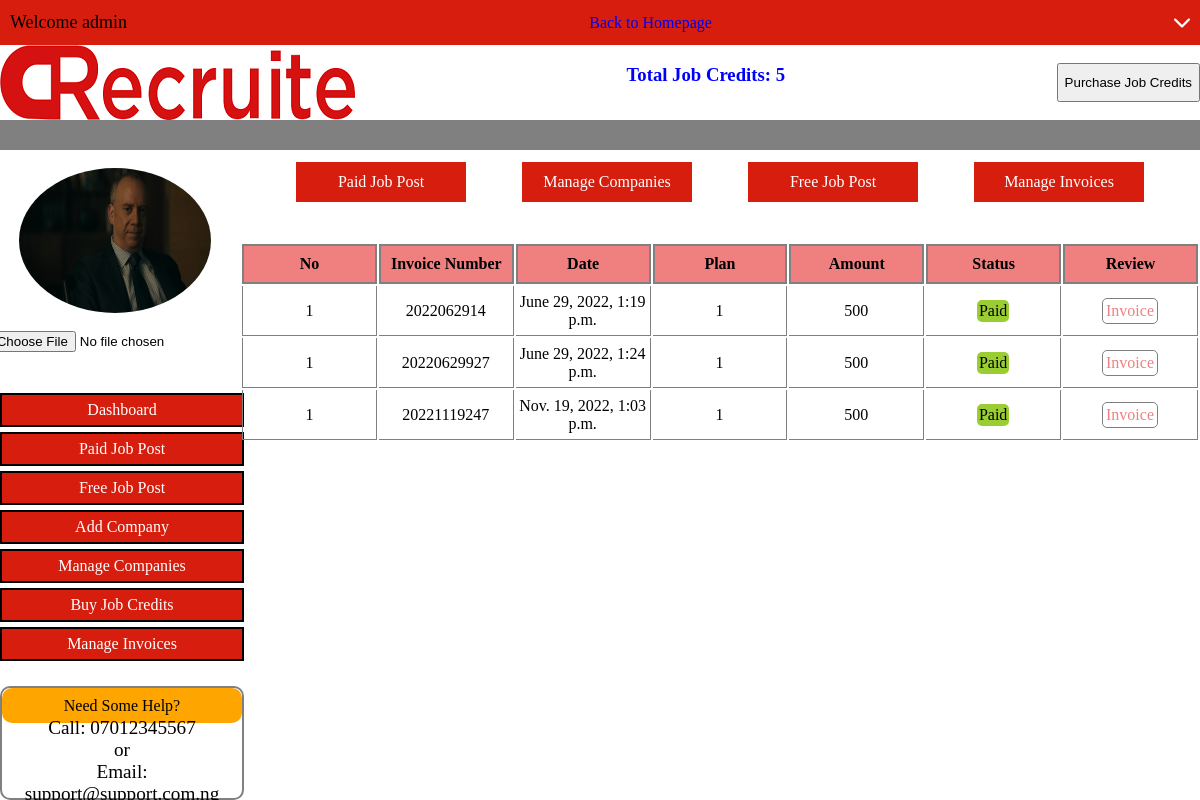
The app's page /manageInvoice (signed in) with its own data.
### account/models.py (models this page shows, shortened)
class UserProfile(models.Model):
    user =  models.OneToOneField(Account, on_delete=models.CASCADE)
    profile_pic = models.ImageField(blank=True, null=True, upload_to='userprofile')
    credit = models.IntegerField(default=0)
    free_post = models.BooleanField(default=True)

class Account(AbstractBaseUser):
    first_name       = models.CharField(max_length=50)
    last_name        = models.CharField(max_length=50)
    email            = models.EmailField(max_length=100, unique=True)
    phone_number     = models.CharField(max_length=20)
    date_joined      = models.DateTimeField(auto_now_add=True)
    last_login       = models.DateTimeField(auto_now_add=True)
    is_admin         = models.BooleanField(default=False)
    is_staff         = models.BooleanField(default=False)
    is_active        = models.BooleanField(default=True)
    is_superadmin    = models.BooleanField(default=False)
    USERNAME_FIELD = 'email'
    REQUIRED_FIELDS = ['first_name', 'last_name', 'phone_number']
    objects = MyAccountManager()

### job/models.py (models this page shows, shortened)
class Payment(models.Model):
    user = models.ForeignKey(Account, on_delete=models.CASCADE)
    payment_id = models.CharField(max_length=20)
    order_ref = models.CharField(max_length=50)
    payment_method = models.CharField(max_length=30)
    amount_paid = models.IntegerField()
    credits_received = models.IntegerField()
    status = models.BooleanField()     #Paystack status options
    created_at = models.DateTimeField(auto_now_add=True)

### crecruite/views.py (the view)
# urls.py: path('manageInvoice', views.manageInvoice, name='manageinvoice'),
@login_required(login_url='login')
def manageInvoice(request):
    profile = UserProfile.objects.get(user=request.user)
    records = Payment.objects.filter(user=request.user)
    context = {
        'profile': profile,
        'records': records
    }
    return render(request, 'manageInvoice.html', context)

### templates/manageInvoice.html (shortened to what this page needs)
{% load static %}
<html lang="en">
<head>
    <link rel="stylesheet" href="{% static 'css/dashboard.css' %}">
    <link rel="stylesheet" href="{% static 'css/managepaid.css' %}">
</head>
<body>
    <div class="container">
        <nav class="navbar">
            <div class="topbar">
                <p>Welcome {{ profile.user.first_name }}</p>
                <a href="{% url 'home' %}">Back to Homepage</a>
                {% include 'dropDiv.html' %}
            </div>
            <div class="midbar">
                <img onclick="window.location.href='./'" src="{% static 'img/clong.png' %}" alt="Logo">
                <h3 style="color: blue;">Total Job Credits: {{ profile.credit }}</h3>
                <div class="butAlign">
                    <button onclick="window.location.href='./buycredit'">Purchase Job Credits</button>
                </div>
            </div>
            <div class="endbar"></div>
        </nav>
        <div class="dashContent">
            <div class="leftContent">
                <br>
                <div class="picDiv">
                    <img src="{% if profile.profile_pic.url %}{{ profile.profile_pic.url }}{% else %}{% static 'img/profile.png' %}{% endif %}" alt="Profile Picture">
                    <br>
                    <form style="margin-left: 20%;" method="POST" class="picForm" enctype="multipart/form-data" action="{% url 'dashboard' %}"><input type="file" id="picup" name="img" accept="image/*"></form>
                </div>
                <div class="leftOptions">
                    <a href="/dashboard">Dashboard</a>
                    <a href="/paidpost">Paid Job Post</a>
                    <a href="/freepost">Free Job Post</a>
                    <a href="/addCompany">Add Company</a>
                    <a href="/manageCompanies">Manage Companies</a>
                    <a href="/buycredit">Buy Job Credits</a>
                    <a href="/manageInvoice">Manage Invoices</a>
                </div>
                <div class="leftHelp">
                    <div class="topHelp">
                        Need Some Help?
                    </div>
                    {% include 'bottomHelp.html' %}
                </div>
            </div>
            <div class="rightContent">
                <div class="rightOptions">
                    <a href="/paidpost">Paid Job Post</a>
                    <a href="/manageCompanies">Manage Companies</a>
                    <a href="/freepost">Free Job Post</a>
                    <a href="/manageInvoice">Manage Invoices</a>
                </div>
                <div class="tableDiv">
                    <table>
                        <tr class="tableHead">
                            <th>No</th>
                            <th>Invoice Number</th>
                            <th>Date</th>
                            <th>Plan</th>
                            <th>Amount</th>
                            <th>Status</th>
                            <th>Review</th>
                        </tr>
                        {% for record in records %}
                            <tr>
                                <td style="border-left: 1px solid grey;">1</td>
                                <td>{{ record.order_ref }}</td>
                                <td>{{ record.created_at }}</td>
                                <td>{{ record.credits_received }}</td>
                                <td>{{ record.amount_paid }}</td>
                                <td>
                                    <div class="statDiv">
                                        <div id="jobPostItem" class="{% if record.status == False %}buyCredit{% else %}published{% endif %}">{% if record.status == False %}Unpaid{% else %}Paid{% endif %}</div>
                                    </div>
                                </td>
                                <td style="width: 20%;">
                                    <div class="upDiv">
                                        {% if record.status == True %}<a href="{% url 'invoiceItem' record.id %}">Invoice</a>{% else %}<a href="">Pay Now</a>{% endif %}
                                    </div>
                                </td>
                            </tr>
                        {% endfor %}
                    </table>
                </div>
            </div>
        </div>
    </div>
</body>
</html>

### static/css/dashboard.css (style rules this page uses)
body { margin: 0; padding: 0; }
.container { width: 100%; height: 100%; display: flex; flex-direction: column; overflow: auto; }
nav { display: flex; flex-direction: column; width: 100%; height: 20%; }
.topbar { display: flex; justify-content: space-between; align-items: center; width: 100%; height: 30%; background-color: #D71D0D; }
.topbar p:nth-child(1) { margin-left: 10px; font-size: large; }
.topbar a { text-decoration: none; }
.midbar { height: 50%; width: 100%; display: flex; justify-content: space-between; }
.butAlign { height: 100%; display: flex; justify-content: center; align-items: center; }
.butAlign button { padding-top: 10px; padding-bottom: 10px; }
.endbar { background-color: grey; height: 25%; width: 100%; z-index: -3; }
.dashContent { display: flex; width: 100%; }
.leftContent { width: 20%; }
.picDiv { display: flex; flex-direction: column; justify-content: center; align-items: center; width: 80%; height: 200px; }
.picDiv img { width: 100%; height: 90%; margin-left: 20%; border-radius: 50%; }
.leftOptions { display: flex; flex-direction: column; width: 100%; margin-top: 20px; }
.leftOptions a { display: flex; justify-content: center; align-items: center; text-decoration: none; width: 100%; background-color: #D71D0D; color: white; height: 30px; border: 2px solid black; margin-top: 5px; }
.leftHelp { border: 2px solid grey; border-radius: 10px; margin-top: 25px; width: 100%; display: flex; flex-direction: column; justify-content: center; align-items: center; }
.topHelp { width: 100%; background-color: orange; height: 35px; border-radius: 10px; display: flex; justify-content: center; align-items: center; }
.rightContent { width: 80%; height: fit-content; display: flex; flex-direction: column; }
.rightOptions { display: flex; justify-content: space-evenly; align-items: center; width: 100%; margin-top: 12px; }
.rightOptions a { display: flex; justify-content: center; align-items: center; background-color: #D71D0D; width: 170px; height: 40px; color: white; text-decoration: none; }

### static/css/managepaid.css (style rules this page uses)
table { margin-top: 40px; table-layout: fixed; overflow: hidden; border-top-left-radius: 25px; border-top-right-radius: 25px; width: 100%; overflow: auto; }
.tableHead th { margin: 0; padding: 0; border: 2px solid grey; background-color: lightcoral; height: 40px; }
table tr td { text-align: center; border-right: 1px solid grey; height: 50px; border-bottom: 1px solid grey; }
.statDiv { display: flex; width: 100%; align-items: center; justify-content: center; }
.published { background-color: yellowgreen; width: fit-content; padding: 2px; border-radius: 5px; }
.upDiv { display: flex; justify-content: space-evenly; }
.upDiv a { border: 1px solid grey; padding: 3px; border-radius: 5px; text-decoration: none; color: lightcoral; cursor: pointer; }

### records on screen
UserProfile: user.first_name "admin", credit "5", profile_pic (picture)
Payment: order_ref "2022062914", created_at "June 29, 2022, 1:19 p.m.", credits_received "1", amount_paid "500", status "Paid"
Payment: order_ref "20220629927", created_at "June 29, 2022, 1:24 p.m.", credits_received "1", amount_paid "500", status "Paid"
Payment: order_ref "20221119247", created_at "Nov. 19, 2022, 1:03 p.m.", credits_received "1", amount_paid "500", status "Paid"
